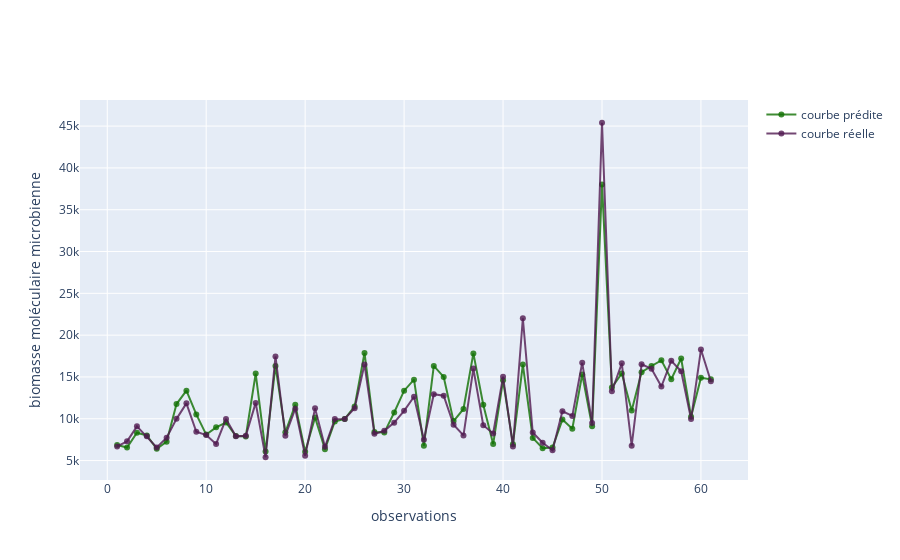

Source (notebook cell):
### Markdown cell above
### Comparaison des courbes représentants les valeurs prédites et les valeurs réelles

### Code cell
# Creating trace1
trace1 = go.Scatter(
    x = [i for i in range(1,len(y_test)+1)],
    y = y_predicted_reg,
    mode = "lines+markers",
    name = "courbe prédite",
    marker = dict(color = 'rgba(16, 112, 2, 0.8)'))#,
    #text= df.university_name)

# Creating trace2
trace2 = go.Scatter(
    x = [i for i in range(1,len(y_test)+1)],
    y = y_test,
    mode = "lines+markers",
    name = "courbe réelle",
    marker = dict(color = 'rgba(80, 26, 80, 0.8)')) #,
    #text= df.university_name)

trace = [trace1, trace2]
layout = dict(title = '',
              xaxis= dict(title= 'observations',ticklen= 5,zeroline= False),
              yaxis= dict(title= 'biomasse moléculaire microbienne',ticklen= 5,zeroline= False)
             )
fig = dict(data = trace, layout = layout)
iplot(fig)

### Figure 1 — Plotly figure (JSON) as saved in the notebook; plotly's stock layout.template omitted (floating-point values rounded to 4 significant figures)
{"data": [{"marker": {"color": "rgba(16, 112, 2, 0.8)"}, "mode": "lines+markers", "name": "courbe prédite", "type": "scatter", "x": [1, 2, 3, 4, 5, 6, 7, 8, 9, 10, 11, 12, 13, 14, 15, 16, 17, 18, 19, 20, 21, 22, 23, 24, 25, 26, 27, 28, 29, 30, 31, 32, 33, 34, 35, 36, 37, 38, 39, 40, 41, 42, 43, 44, 45, 46, 47, 48, 49, 50, 51, 52, 53, 54, 55, 56, 57, 58, 59, 60, 61], "y": [6864.0, 6561.0, 8327.0, 8004.0, 6403.0, 7261.0, 11760.0, 13360.0, 10520.0, 8106.0, 8978.0, 9557.0, 7928.0, 7882.0, 15400.0, 6084.0, 16320.0, 8388.0, 11680.0, 6058.0, 10150.0, 6370.0, 9679.0, 9977.0, 11480.0, 17870.0, 8423.0, 8349.0, 10760.0, 13360.0, 14670.0, 6776.0, 16320.0, 15000.0, 9719.0, 11170.0, 17820.0, 11670.0, 6975.0, 14600.0, 6966.0, 16480.0, 7715.0, 6490.0, 6552.0, 9902.0, 8813.0, 15310.0, 9100.0, 38020.0, 13750.0, 15410.0, 11000.0, 15580.0, 16310.0, 16990.0, 14720.0, 17210.0, 10240.0, 14910.0, 14710.0]}, {"marker": {"color": "rgba(80, 26, 80, 0.8)"}, "mode": "lines+markers", "name": "courbe réelle", "type": "scatter", "x": [1, 2, 3, 4, 5, 6, 7, 8, 9, 10, 11, 12, 13, 14, 15, 16, 17, 18, 19, 20, 21, 22, 23, 24, 25, 26, 27, 28, 29, 30, 31, 32, 33, 34, 35, 36, 37, 38, 39, 40, 41, 42, 43, 44, 45, 46, 47, 48, 49, 50, 51, 52, 53, 54, 55, 56, 57, 58, 59, 60, 61], "y": [6695, 7299, 9095, 7898, 6575, 7738, 9989, 11845, 8449, 8058, 6989, 9980, 7898, 7957, 11900, 5399, 17450, 7975, 11199, 5572, 11248, 6649, 9960, 9988, 11259, 16503, 8195, 8558, 9538, 10945, 12629, 7499, 12940, 12764, 9279, 8013, 15998, 9233, 8249, 15040, 6692, 22018, 8358, 7129, 6229, 10898, 10345, 16695, 9495, 45400, 13295, 16630, 6785, 16515, 15985, 13860, 16925, 15690, 9959, 18280, 14489]}], "layout": {"title": {"text": ""}, "xaxis": {"ticklen": 5, "title": {"text": "observations"}, "zeroline": false}, "yaxis": {"ticklen": 5, "title": {"text": "biomasse moléculaire microbienne"}, "zeroline": false}}}
